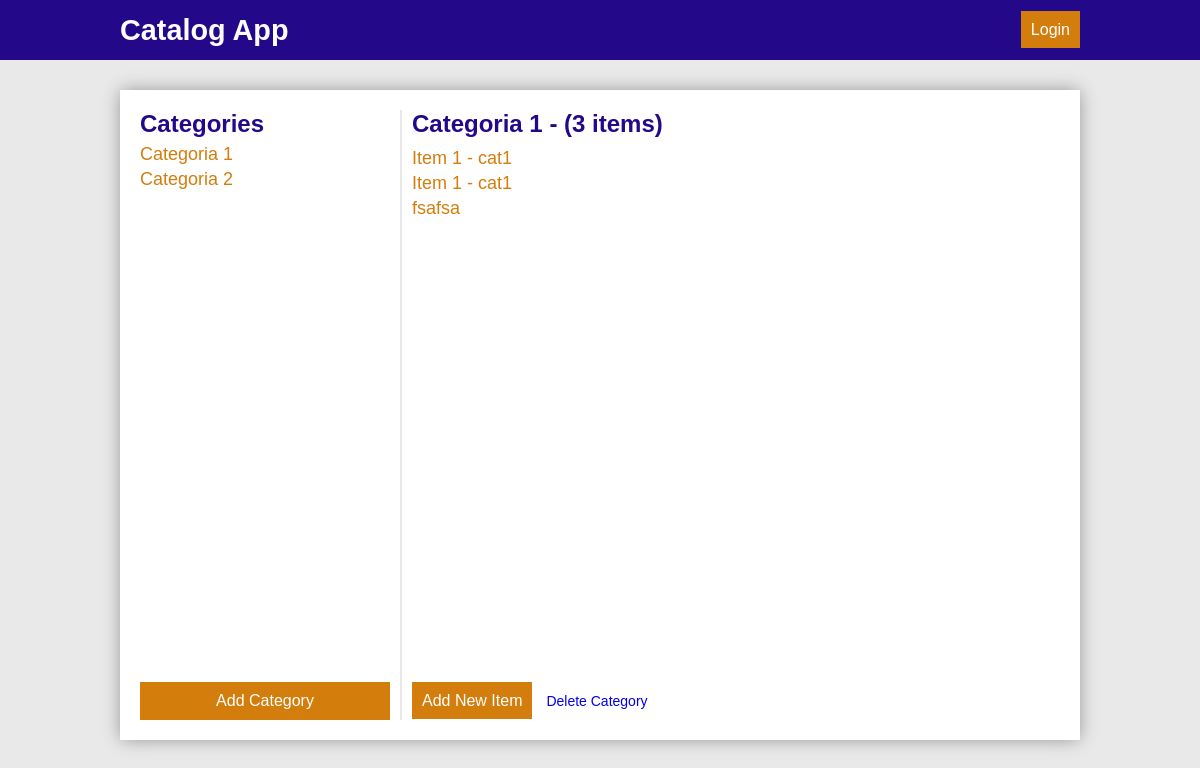
/catalog/Categoria 1/1/items, run on an earlier commit of the app's database.
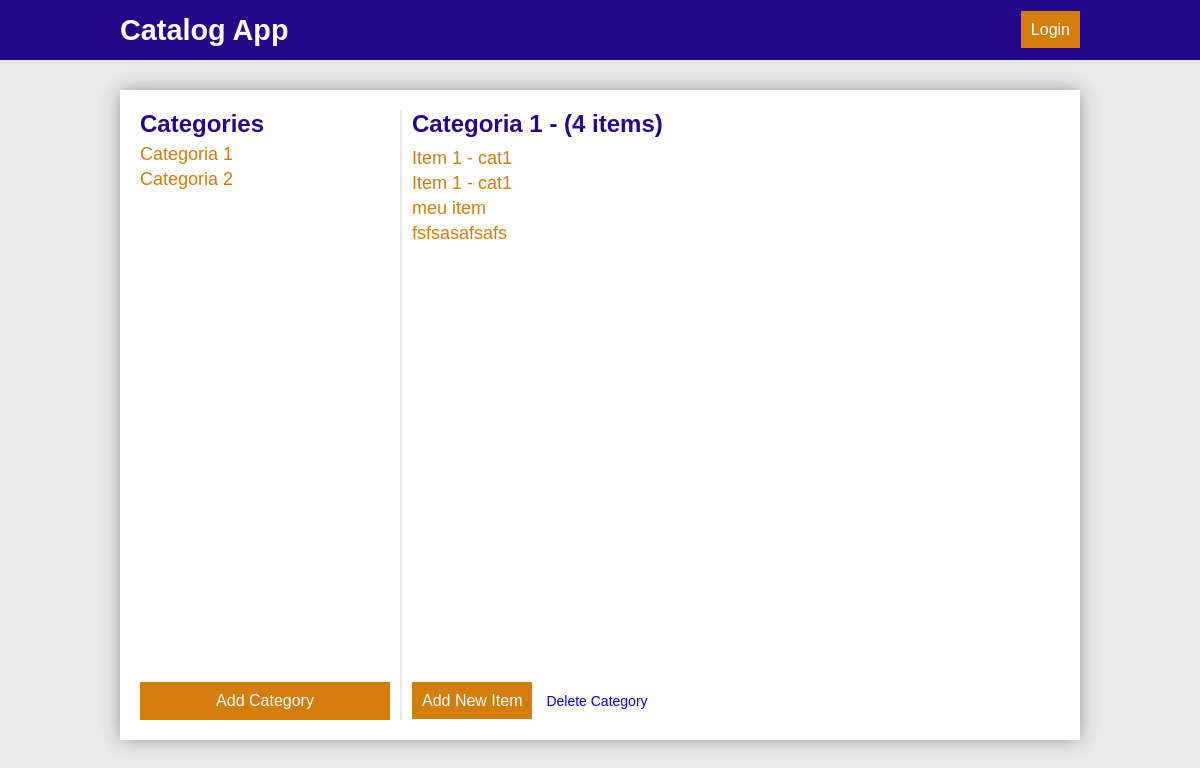
And on a later commit of the database.
### models.py (models this page shows, shortened)
class Category(Base):
    __tablename__ = 'category'
    id = Column(Integer, primary_key=True)
    title = Column(String(120), nullable=False)
    user_id = Column(Integer, ForeignKey('user.id'))
    user = relationship(User)
    created_at = Column(TIMESTAMP, default=datetime.utcnow, nullable=False)
    updated_at = Column(TIMESTAMP, default=datetime.utcnow,
                        onupdate=datetime.utcnow, nullable=False)

class Item(Base):
    __tablename__ = 'item'
    id = Column(Integer, primary_key=True)
    title = Column(String(120), nullable=False)
    description = Column(String(400), nullable=False)
    user_id = Column(Integer, ForeignKey('user.id'))
    user = relationship(User)
    created_at = Column(TIMESTAMP, default=datetime.utcnow, nullable=False)
    updated_at = Column(TIMESTAMP, default=datetime.utcnow,
                        onupdate=datetime.utcnow, nullable=False)
    categoryId = Column(Integer, ForeignKey('category.id'))
    category = relationship(Category)

### main.py (the view)
@app.route("/catalog/<string:categoryTitle>/<int:categoryId>/items")
def showCatalogItems(categoryTitle, categoryId):
    categories = session.query(Category).all()
    items = session.query(Item).order_by(
        Item.created_at).filter_by(categoryId=categoryId).all()
    category = session.query(Category).filter_by(id=categoryId).one()
    itemsCount = session.query(Item).filter_by(categoryId=categoryId).count()
    return render_template('items.html', categories=categories, items=items, itemsCount=itemsCount, category=category)

### main.py (called while the page is built)
@app.before_request
def getCurrentUser():
    if 'email' in login_session:
        user = session.query(User).filter_by(
            email=login_session['email']).one_or_none()
        if user != None:
            g.user = user
            g.userId = user.id
            g.userName = user.name
            g.userPicture = user.picture
            g.userEmail = user.email
    else:
        g.user = None

### templates/items.html (shortened to what this page needs)
{% extends "layout.html" %} {% block title %}Index{% endblock %} {% block head %} {{ super() }} {% endblock %}{%block navbar%}{{
super() }}{%endblock%}{% block content %}
<aside id="side">
    <div>
        <h3>Categories</h3>
        <ul>
            {% for c in categories %}
            <li>
                <a href="{{url_for('showCatalogItems', categoryTitle = c.title, categoryId = c.id)}}" class="list-item">{{c.title}}</a>
            </li>
            {% endfor %}
        </ul>
    </div>
    <a href="{{url_for('newCategory')}}" class="btn btn-primary">Add Category</a>
</aside>
<div id="line"></div>
<article id="article" class="main">
    <div>
        <div id="top-article">
            <h2>{{category.title}} - ({{itemsCount}} items) </h2>
        </div>
        <ul>
            {% for i in items %}
            <li>
                <a href="{{url_for('showItem', catalogItemId = i.category.id, itemId = i.id)}}" class="list">{{i.title}}
            </li>
            {% endfor %}
        </ul>
    </div>
    <div id="buttons">
        <a href="{{url_for('newItem')}}" class="btn btn-primary">Add New Item</a>
        <a href="{{url_for('deleteCategory', categoryId = category.id)}}" id="delete-category">Delete Category</a>
    </div>
</article>
{% endblock %}

What changed in the data, as far as the page shows it:
removed Item: title "fsafsa"
added Item: title "meu item"
added Item: title "fsfsasafsafs"
Also different on the page:
{{ itemsCount }}: "3" → "4"
